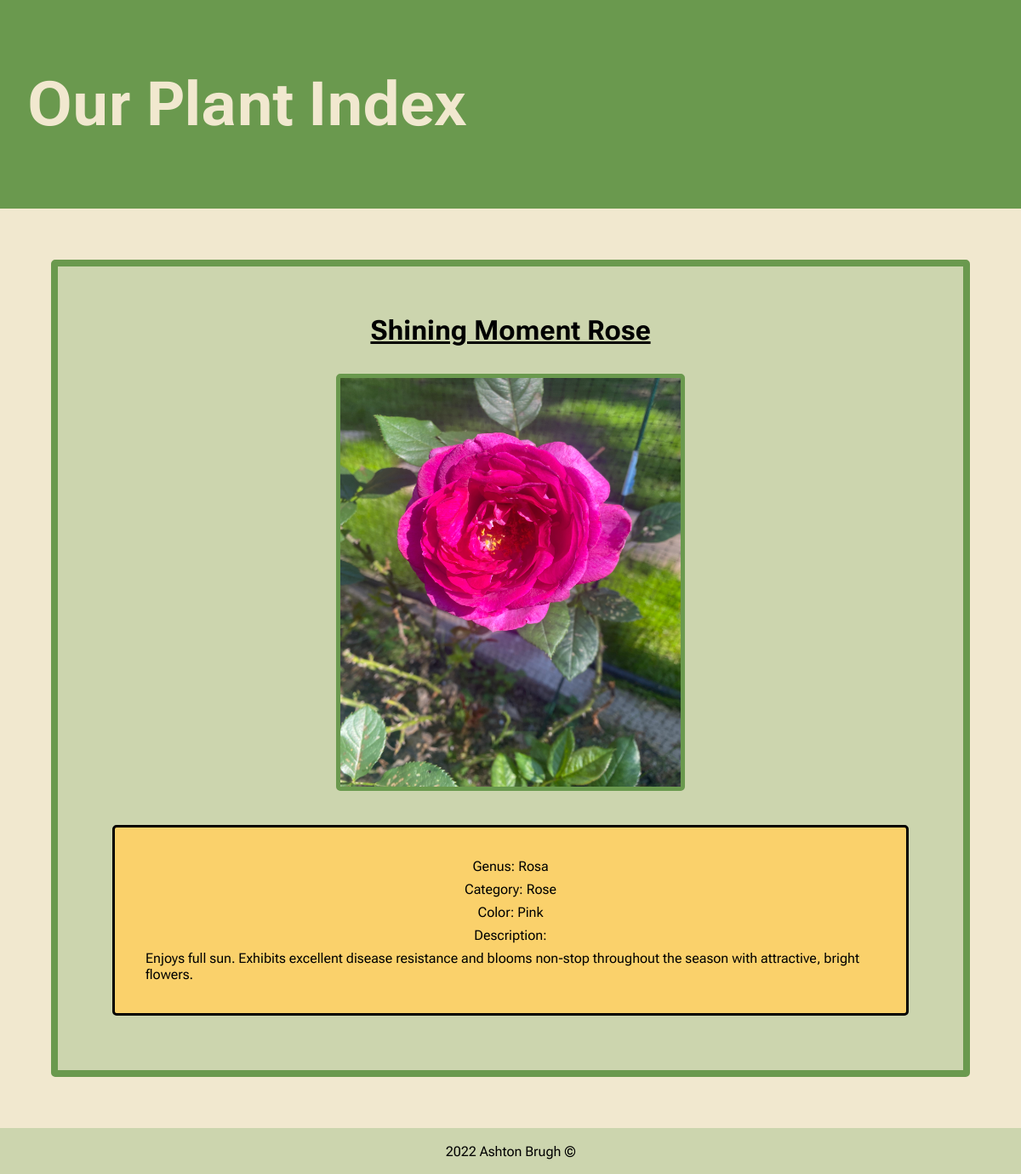
Screenshot of /plants/1/ with the database file from the repository.
### plants/models.py (models this page shows, shortened)
class Plant(models.Model):
    name = models.CharField(max_length=100)
    genus = models.CharField(max_length=100, blank=True)
    category = models.CharField(max_length=100, blank=True)
    plant_img = models.ImageField()
    description = models.TextField()
    color = models.CharField(max_length=100, blank=True)

### plants/views.py (the view)
# urls.py: path('plants/<int:plant_id>/', views.plant_detail, name='plant_detail')
def plant_detail(request, plant_id):
    try:
     plant = Plant.objects.get(id = plant_id)
    except Plant.DoesNotExist:
        raise Http404('Plant not found :/')
    return render(request, 'plant_detail.html', {
        'plant': plant
    })

### plants/templates/plant_detail.html
{% extends "base.html" %}
{% block content %}
<div class="plant-detail-container">
    <h3 class="plant-detail-name">{{ plant.name|capfirst }}</h3>
    {% load static %}
 <img class="plant-detail-img" src="{{ plant.plant_img.url }}" alt="My image">
 <div class="plant-details-descr">
    <p class="plant-details">Genus: {{ plant.genus }} </p>
    <p class="plant-details">Category: {{ plant.category }}</p>
    <p class="plant-details">Color: {{ plant.color }}</p>
    <p class="plant-details">Description: </p>
    <p class="plant-details">{{ plant.description }}</p>
 </div>
    </div>
</div>
{% endblock %}

### static/style.css (style rules this page uses)
html, body { min-height: 100%; margin: 0; background-color: var(--sand); font-family: 'Roboto Flex', sans-serif; }
:root { --green: #6a994e; --sand: #f1e8cf; --sage: #ccd5ae; --sunflower: #fad16b; }
h3 { color: black; }
img { padding: 0; max-width: 100%; height: 37vh; width: 20vw; border: solid var(--green) 5px; border-radius: 5px; transition: .4s; }
.plant-detail-container { display: flex; flex-direction: column; align-items: center; margin: 5vw; border: solid 1vh var(--green); border-radius: 5px; background-color: var(--sage); padding: 2vw; }
.plant-detail-name { font-size: 4vh; text-decoration: underline; }
.plant-detail-img { height: 60vh; width: 50vh; }
.plant-details-descr { display: flex; flex-direction: column; align-items: center; font-size: 2vh; padding: 4vh; margin: 5vh; border: black solid .4vh; border-radius: 5px; background-color: var(--sunflower); }
.plant-details { margin: .5vh; }

### rows the page displays
Plant: name "Shining Moment Rose", plant_img (picture), genus "Rosa", category "Rose", color "Pink", description "Enjoys full sun. Exhibits excellent disease resistance and blooms non-stop throughout the season with attractive, bright flowers."
